Frame 1 (no input): blank canvas, image omitted
Frame 60 (no input): blank canvas, image omitted
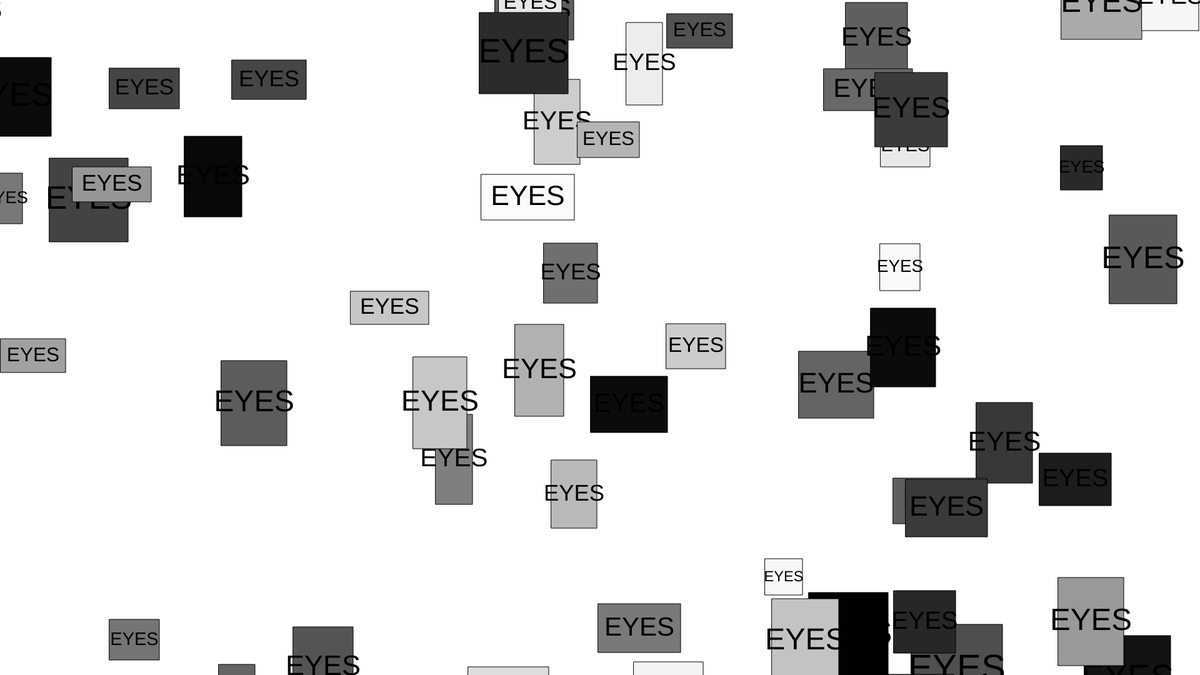
Frame 120 (the mouse pressed at the canvas centre since frame 60)

The p5.js sketch whose frames 1 and 60 were blank and that drew this single picture after the mouse press (run headless with seeded random() and noise() and a simulated clock; from frame 60 on, the mouse is pressed at the canvas centre):

// p5.js sketch
// ── sketch.js
let s = "EYES";

function setup() {
  createCanvas(1920, 1080);
  textSize(50);
  textAlign(CENTER, CENTER);
}

function draw() {
  

  let x = int(random(-150, width));
  let y = int(random(-150, height));
  let w = int(random(50, 150));
  let h = int(random(50, 150));
  let g = int(random(0, 255));
  if(mouseIsPressed){
  textSize((w + h) / 5);
  fill(g);
  rect(x, y, w, h);
  fill(0);
  text(s, x + w / 2, y + h / 2);
}
}
